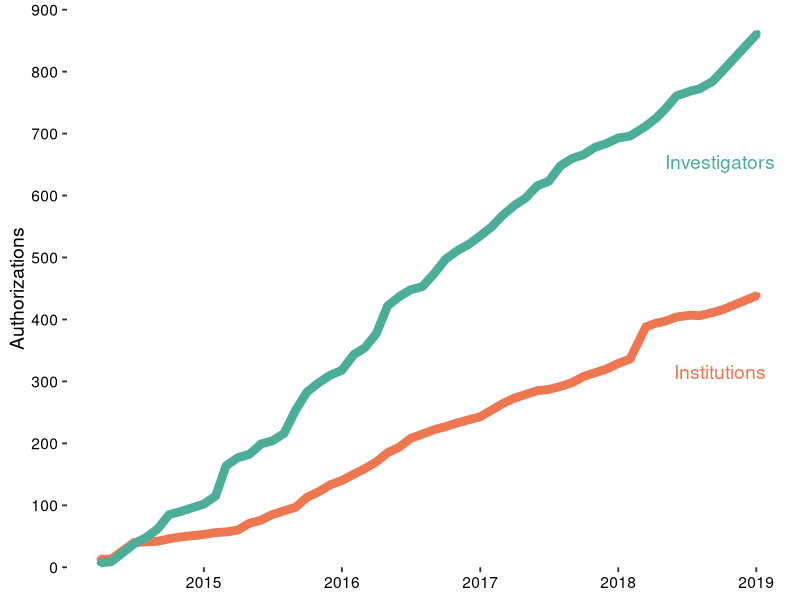

The R script that drew this image:
## ---- chunk 1
#Load Libraries
library(ggplot2)
library(reshape2)
library(dplyr)
library(knitr)
library(cowplot)
## ---- chunk 2
# Import data and clean

df <- read.csv(file = "csv/institutionAuthCounts_new.csv", header = TRUE)

# Remove extra characters from df$YearMonth
df$Date <- as.Date(substr(df$Date, 2, 11))
df$Year <- substr(df$Date, 1, 4)
df$Month <- as.numeric(substr(df$Date, 6, 7))
## ---- chunk 3

# Plot for all Institutions and Authorized Investigators vs. date

# Reshape df
df.melt <- melt(df, id = c("Date", "Year", "Month"), value.name = "Count", variable.name = "Type")

# Plot
p <- 
  ggplot(data=df.melt, aes(x = Date, y = Count, color = Type, group = Type)) +
  geom_point() + 
  geom_line(size=3) +
  theme_classic(base_size = 14) +                        #Axis Label Size
  scale_colour_manual(values=c("#ec7751", "#4CAE99")) +  #Saturated Databrary Colors 
  ylab("Authorizations") +
  #xlab("Year") +
  #labs(title="Databrary User Growth") +
  theme(axis.title.x=element_blank()) +
  theme(legend.position="none", axis.text = element_text(size = rel(0.8), colour = "black")) +    #Axis text size and color
  theme(axis.line = element_blank()) +
  scale_y_continuous(breaks = seq(0, 900, 100), expand = c(0,0)) +
  coord_cartesian(ylim = c(0, 900))
  
  
ggdraw(p) + 
  draw_label("Investigators", colour = "#4CAE99", .9, .73) +
  draw_label("Institutions", colour = "#ec7751", .9, .38)
